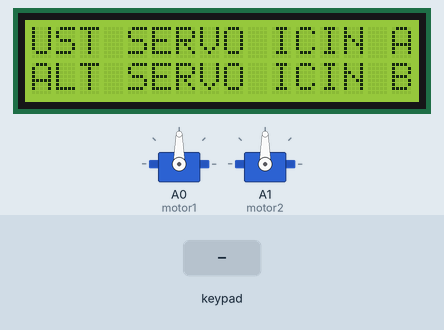
This sketch was run on a simulated Arduino Uno, built with avr-gcc and run on an emulated ATmega328P. Parts: 2 × servo, 16×2 character LCD. Inputs (shaded band) come from the test bench.

Above: at 1.7 s.
1.8 s: key 'A' pressed
At 2.8 s:
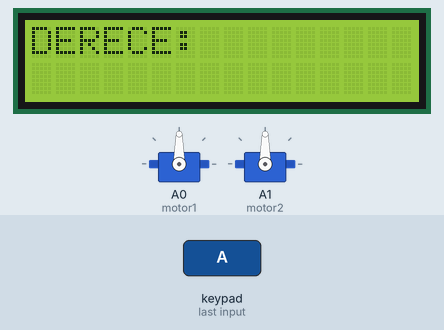
3.3 s: keypad keys 5 4 3 2 D pressed 0.4 s apart
At 6.3 s:
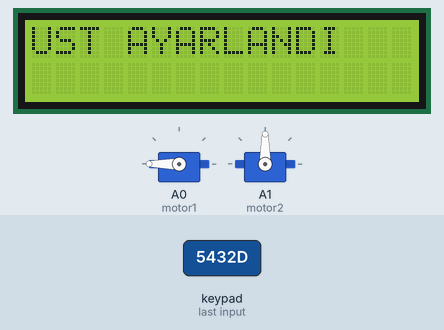
6.8 s: key 'B' pressed
At 7.6 s:
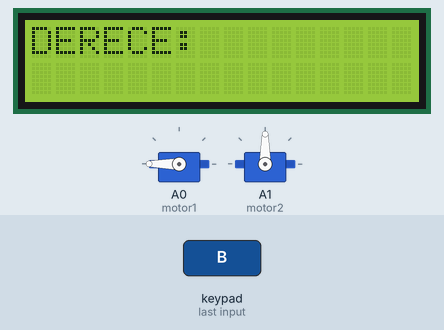
8.3 s: keypad keys 6 7 8 9 D pressed 0.4 s apart
At 11.1 s:
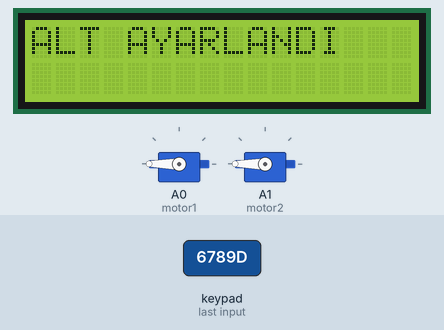
11.8 s: key 'C' pressed
At 12.8 s:
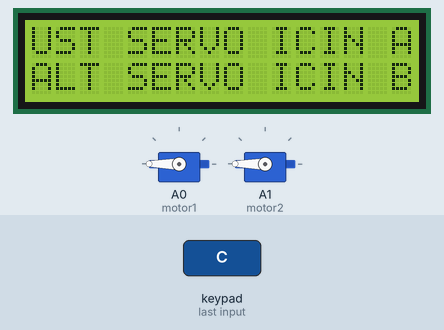
Timing chart, 0 to 14.3 s (numbered marks = the images above; inputs shaded):
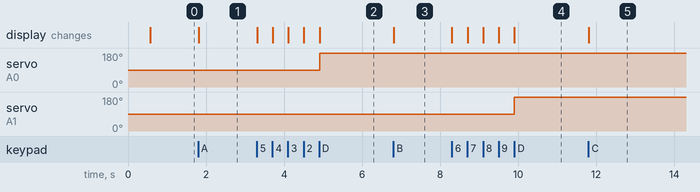

The sketch:

SERVOLU.ino
```cpp
#include <Servo.h>
#include <Keypad.h>
#include <LiquidCrystal.h>
#include <EEPROM.h>

LiquidCrystal lcd(10,11,A2,A3,A4,A5);

const byte ROWS = 4;
const byte COLS = 4;
char keys[ROWS][COLS] = {
  {'7','8','9','A'},
  {'4','5','6','B'},
  {'1','2','3','C'},
  {'S','0','#','D'}
  };
byte rowPins[ROWS] = {5,4,3,2};
byte colPins[COLS] = {6, 7, 8, 9};
Keypad keypad = Keypad( makeKeymap(keys), rowPins, colPins, ROWS, COLS );

Servo motor1,motor2;
int derece;
String durum;
void setup() {
  motor1.attach(A0);
  motor2.attach(A1);
  lcd.begin(16,2);
  lcd.setCursor(0,0);
  lcd.print("MERHABA");
  delay(500);
  lcd.setCursor(0,0);
  lcd.print("UST SERVO ICIN A");
  lcd.setCursor(0,1);
  lcd.print("ALT SERVO ICIN B");
}

void loop() {
 a:
 char key = keypad.getKey();

  if(key){
    if(key=='A'){
      durum="ust";
      lcd.clear();
      lcd.setCursor(0,0);
      lcd.print("DERECE:");

      while(durum=="ust"){
        char key = keypad.getKey();
        if(key){
      if(key!='A'&&key!='B'&&key!='C'&&key!='D'&&key!='S'&&key!='*'){
      derece=derece*10+(key-48);
      lcd.setCursor(7,0);
      lcd.print(derece);
      }
      }
      if(key=='D'){
        lcd.clear();
        lcd.setCursor(0,0);
        lcd.print("UST AYARLANDI");
        motor1.write(derece);
        derece=0;
        durum="cik";
      }
     }
   }
    if(key=='B'){
      durum="alt";
      lcd.clear();
      lcd.setCursor(0,0);
      lcd.print("DERECE:");

      while(durum=="alt"){
        char key = keypad.getKey();
        if(key){
      if(key!='A'&&key!='B'&&key!='C'&&key!='D'&&key!='S'&&key!='*'){
      derece=derece*10+(key-48);
      lcd.setCursor(7,0);
      lcd.print(derece);
      }

      if(key=='D'){
        lcd.clear();
        lcd.setCursor(0,0);
        lcd.print("ALT AYARLANDI");
        motor2.write(derece);
        derece=0;
        durum="cik";
      }
    }
   }
  }

  if(key=='C'){
    durum="geri";
  }

  while(durum=="geri"){
    char key = keypad.getKey();

    lcd.setCursor(0,0);
    lcd.print("UST SERVO ICIN A");
    lcd.setCursor(0,1);
    lcd.print("ALT SERVO ICIN B");

    if(key){
      if(key=='A'){
        goto a;
        durum="cik";
      }
      if(key=='B'){
        goto a;
        durum="cik";
      }
    }
  }
 }
}
```

Measured:
- after the input at 1.8 s, the display: changes at once (image 1)
- after the input at 3.3 s, servo on A0 (motor1): 90° → 180° after 1.6 s; the display: first changes at once (image 2 shows a later state)
- after the input at 6.8 s, the display: changes at once (image 3)
- after the input at 8.3 s, servo on A1 (motor2): 90° → 180° after 1.6 s; the display: first changes at once (image 4 shows a later state)
- after the input at 11.8 s, the display: changes at once (image 5)
